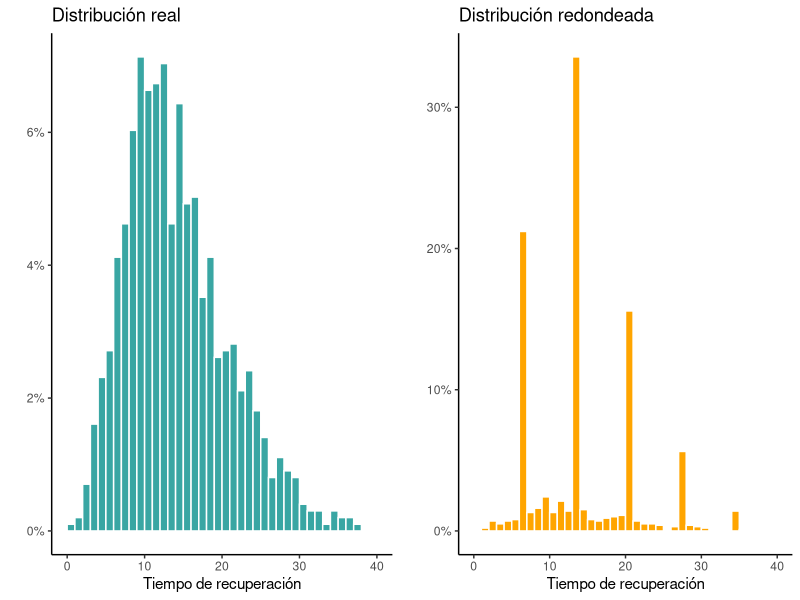

Here is the R script that generated this plot:
## ---- chunk 1
library(tidyverse, quietly = T)
library(cowplot)
library(knitr)
opts_chunk$set(echo = TRUE)
opts_chunk$set(fig.width  = 8)
opts_chunk$set(fig.height = 4)
opts_chunk$set(fig.align='center')
## ---- chunk 2
#Simulation distribution
#Gamma para que el modelo esté bien especificado;
#weibull para que no esté bien especificado
simdist <- "gamma" #weibull
shape   <- 5
scale   <- 3

#No todos los datos están redondeados así que se establece un porcentaje
#de cuántos tienen redondeo
perc_redondeado <- 0.75  #Porcentaje de datos redondeados a 7
perc_outliers   <- 0.05 #Se agrega el 1% de outliers
nsims           <- 1000 #Número de simulaciones para el modelo

#Generamos las simulaciones:
if (simdist == "gamma"){
  sample_dist <- function(){rgamma(nsims, shape = shape, scale = scale)}
  dist_fun    <- function(x){dgamma(x, shape = shape, scale = scale)}
} else if (simdist == "weibull"){
  sample_dist <- function(x){rweibull(nsims, shape = shape, scale = scale)}
  dist_fun    <- function(x){dweibull(x, shape = shape, scale = scale)}
} else {
  stop("Distribución inválida selecciona 'gamma' o 'weibull'.")
}

#Simulamos los verdaderos datos filtrados como días (enteros)
datos_distribucion <- sample_dist()
datos_distribucion <- round(datos_distribucion,0)

#Redondeamos la mayoría de los datos a múltiplos de 7 a partir de 3
redondeados <- datos_distribucion
redondear   <- datos_distribucion[datos_distribucion > 3]
a_redondear <- sample(ceiling(perc_redondeado*length(redondear)))
redondear[a_redondear]                     <- round(redondear[a_redondear]/7)*7
redondeados[redondeados > 3] <- redondear

plot1 <- ggplot(data.frame(x = datos_distribucion)) +
  geom_histogram(aes(x = x, y = ..density..), 
                 fill = "#39A6A3", 
                 breaks = seq(0,40, by = 1),
                 color = "white") + 
  theme_classic() +
  labs(
    x = "Tiempo de recuperación", 
    y = "",
    title = "Distribución real"
  ) +
  scale_y_continuous(labels = scales::percent)

plot2 <- ggplot(data.frame(x = redondeados)) +
  geom_histogram(aes(x = x, y = ..density..), 
                 fill = "orange", 
                 breaks = seq(0,40, by = 1),
                 color = "white") + 
  theme_classic() +
  labs(
    x = "Tiempo de recuperación", 
    y = "",
    title = "Distribución redondeada"
  ) +
  scale_y_continuous(labels = scales::percent)

cowplot::plot_grid(plot1, plot2, ncol = 2)
